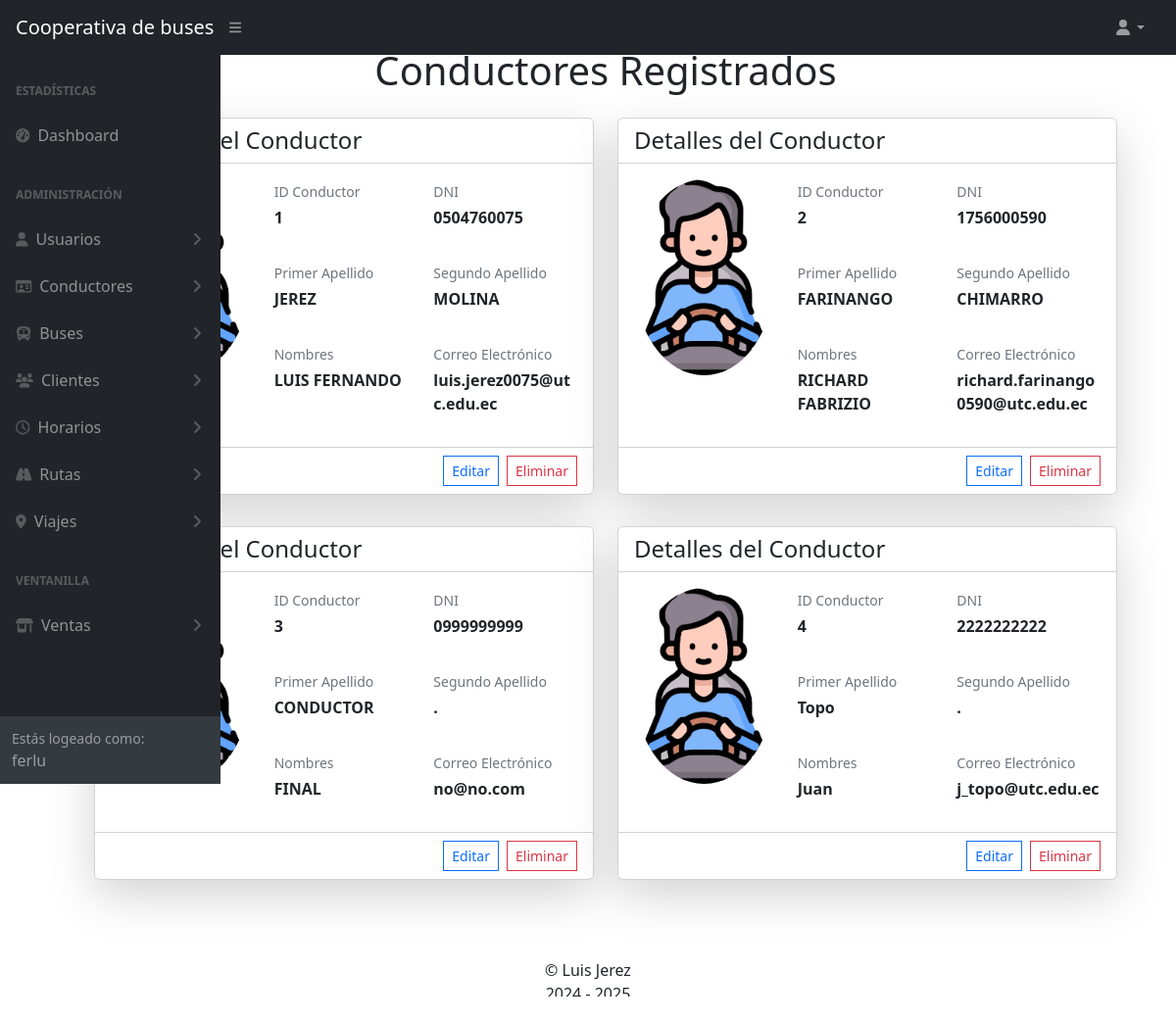
Page /conductores/ (signed in) on the committed database.
### Apps/conductores/models.py (models this page shows, shortened)
class Conductores(models.Model):
    id = models.AutoField(primary_key=True)
    dni = models.CharField(unique=True, max_length=10)
    foto = models.ImageField(upload_to='conductores/', default='conductores/conductor_default.png')
    apellido1 = models.CharField(max_length=150)
    apellido2 = models.CharField(max_length=150)
    nombres = models.CharField(max_length=150)
    email = models.EmailField()
    celular = models.CharField(max_length=10)

### Apps/conductores/views.py (the view)
# urls.py: path('', views.inicio),
@staff_member_required(login_url='/usuarios/login/')
def inicio(request):
    return render(request, 'conductores.html', {'conductores': Conductores.objects.all()})

### Apps/conductores/templates/conductores.html (shortened to what this page needs)
{% extends 'base.html' %}
{% block body %}
<div class="container p-5 ms-5">
    <div class="row justify-content-center text-center">
        <h1>Conductores Registrados</h1>
    </div>
    <div class="row justify-content-center">
        {% for c in conductores %}
        <div class="col-lg-6 mt-3 mb-3">
            <div class="card shadow-lg">
                <div class="card-header bg-white d-flex justify-content-between align-items-center">
                    <h4 class="mb-0">Detalles del Conductor </h4>
                </div>
                <div class="card-body">
                    <div class="row">
                        <div class="col-md-4 text-center mb-4">
                            {% if c.foto %}
                                <img src="{{ c.foto.url }}" alt="Foto de {{ cliente.nombres }}"
                                     class="img-fluid rounded-circle mb-2" style="width: 200px; height: 200px; object-fit: cover;">
                            {% else %}
                                <div class="bg-secondary rounded-circle d-flex align-items-center justify-content-center mx-auto"
                                     style="width: 200px; height: 200px;">
                                    <span class="text-white display-4">{{ c.nombres|first|upper }}{{ c.apellido1|first|upper }}</span>
                                </div>
                            {% endif %}
                        </div>
                        <div class="col-md-8">
                            <div class="row g-3">
                                <div class="col-md-6">
                                    <div class="detail-item">
                                        <label class="text-muted small mb-1">ID Conductor</label>
                                        <p class="mb-3 fw-bold">{{ c.id }}</p>
                                    </div>
                                </div>
                                <div class="col-md-6">
                                    <div class="detail-item">
                                        <label class="text-muted small mb-1">DNI</label>
                                        <p class="mb-3 fw-bold">{{ c.dni }}</p>
                                    </div>
                                </div>
                                <div class="col-md-6">
                                    <div class="detail-item">
                                        <label class="text-muted small mb-1">Primer Apellido</label>
                                        <p class="mb-3 fw-bold">{{ c.apellido1 }}</p>
                                    </div>
                                </div>
                                <div class="col-md-6">
                                    <div class="detail-item">
                                        <label class="text-muted small mb-1">Segundo Apellido</label>
                                        <p class="mb-3 fw-bold">{{ c.apellido2 }}</p>
                                    </div>
                                </div>
                                <div class="col-md-6">
                                    <div class="detail-item">
                                        <label class="text-muted small mb-1">Nombres</label>
                                        <p class="mb-3 fw-bold">{{ c.nombres }}</p>
                                    </div>
                                </div>
                                <div class="col-md-6">
                                    <div class="detail-item">
                                        <label class="text-muted small mb-1">Correo Electrónico</label>
                                        <p class="mb-3 fw-bold">{{ c.email }}</p>
                                    </div>
                                </div>
                            </div>
                        </div>
                    </div>
                </div>
                <div class="card-footer bg-white">
                    <div class="d-flex justify-content-end">
                        <a href="/conductores/administracion/editar/{{c.id}}" class="rounded-0 btn btn-outline-primary btn-sm me-2">
                             Editar
                        </a>
                        <form action="/conductores/administracion/eliminar/{{c.id}}" method="post">
                            <button type="submit" class="rounded-0 btn btn-outline-danger btn-sm" onclick="return confirm('Segundo quieres eliminar el conductor con el DNI: {{c.dni}}')" >
                                 Eliminar
                            </button>
                        </form>
                    </div>
                </div>
            </div>
        </div>
        {% endfor %}
      </div>
</div>
{% endblock %}

### Apps/web/templates/base.html (shortened to what this page needs)
{% load static %}
<!DOCTYPE html>
<html lang="es" data-bs-theme="light">
<head>
    <link rel="stylesheet" href="{% static 'css/styles.css' %}">
    <link rel="stylesheet" href="https://cdnjs.cloudflare.com/ajax/libs/izitoast/1.4.0/css/iziToast.min.css"
 />
    <link href="https://cdn.jsdelivr.net/npm/select2@4.1.0-rc.0/dist/css/select2.min.css" rel="stylesheet" />
    <link rel="stylesheet" href="https://cdn.datatables.net/2.2.1/css/dataTables.bootstrap5.css">
    <link rel="stylesheet" href="https://cdn.datatables.net/buttons/3.2.0/css/buttons.bootstrap5.css">
</head>
<body class="sb-nav-fixed">
    <nav class="sb-topnav navbar navbar-expand navbar-dark bg-dark">
        <a class="navbar-brand ps-3" href="/">Cooperativa de buses</a>
        <button class="btn btn-link btn-sm order-1 order-lg-0 me-4 me-lg-0" id="sidebarToggle" href="#!"><i class="fas fa-bars"></i></button>
        {% if user.is_authenticated %}
        <ul class="navbar-nav ms-auto ms-md-0 me-3 me-lg-4">
            <li class="nav-item dropdown">
                <a class="nav-link dropdown-toggle" id="navbarDropdown" href="#" role="button" data-bs-toggle="dropdown" aria-expanded="false"><i class="fas fa-user fa-fw"></i></a>
            </li>
        </ul>
        {% endif %}
    </nav>
    <div id="layoutSidenav">
        <div id="layoutSidenav_nav">
            <nav class="sb-sidenav accordion sb-sidenav-dark" id="sidenavAccordion">
                <div class="sb-sidenav-menu">
                    <div class="nav">
                        <div class="sb-sidenav-menu-heading">Estadísticas</div>
                        <a class="nav-link" href="/">
                            <div class="sb-nav-link-icon"><i class="fas fa-tachometer-alt"></i></div>
                            Dashboard
                        </a>
                        <div class="sb-sidenav-menu-heading">Administración</div>
                        <a class="nav-link collapsed" href="#" data-bs-toggle="collapse" data-bs-target="#collapseLayouts" aria-expanded="false" aria-controls="collapseLayouts">
                            <div class="sb-nav-link-icon"><i class="fas fa-user"></i></div>
                            Usuarios
                            <div class="sb-sidenav-collapse-arrow"><i class="fas fa-angle-down"></i></div>
                        </a>
                        <a class="nav-link collapsed" href="#" data-bs-toggle="collapse" data-bs-target="#conductores" aria-expanded="false" aria-controls="collapseLayouts">
                            <div class="sb-nav-link-icon"><i class="fa-regular fa-id-card"></i></div>
                            Conductores
                            <div class="sb-sidenav-collapse-arrow"><i class="fas fa-angle-down"></i></div>
                        </a>
                        <a class="nav-link collapsed" href="#" data-bs-toggle="collapse" data-bs-target="#buses" aria-expanded="false" aria-controls="collapseLayouts">
                            <div class="sb-nav-link-icon"><i class="fa-solid fa-bus"></i></div>
                            Buses
                            <div class="sb-sidenav-collapse-arrow"><i class="fas fa-angle-down"></i></div>
                        </a>
                        <a class="nav-link collapsed" href="#" data-bs-toggle="collapse" data-bs-target="#clientes" aria-expanded="false" aria-controls="collapseLayouts">
                            <div class="sb-nav-link-icon"><i class="fa fa-users"></i></div>
                            Clientes
                            <div class="sb-sidenav-collapse-arrow"><i class="fas fa-angle-down"></i></div>
                        </a>
                        <a class="nav-link collapsed" href="#" data-bs-toggle="collapse" data-bs-target="#horarios" aria-expanded="false" aria-controls="collapseLayouts">
                            <div class="sb-nav-link-icon"><i class="fa-regular fa-clock"></i></div>
                            Horarios
                            <div class="sb-sidenav-collapse-arrow"><i class="fas fa-angle-down"></i></div>
                        </a>
                        <a class="nav-link collapsed" href="#" data-bs-toggle="collapse" data-bs-target="#rutas" aria-expanded="false" aria-controls="collapseLayouts">
                            <div class="sb-nav-link-icon"><i class="fa-solid fa-road"></i></div>
                            Rutas
                            <div class="sb-sidenav-collapse-arrow"><i class="fas fa-angle-down"></i></div>
                        </a>
                        <a class="nav-link collapsed" href="#" data-bs-toggle="collapse" data-bs-target="#viajes" aria-expanded="false" aria-controls="collapseLayouts">
                            <div class="sb-nav-link-icon"><i class="fa-solid fa-location-dot"></i></div>
                            Viajes
                            <div class="sb-sidenav-collapse-arrow"><i class="fas fa-angle-down"></i></div>
                        </a>
                        <div class="sb-sidenav-menu-heading">Ventanilla</div>
                        <a class="nav-link collapsed" href="#" data-bs-toggle="collapse" data-bs-target="#ventas" aria-expanded="false" aria-controls="collapseLayouts">
                            <div class="sb-nav-link-icon"><i class="fa-solid fa-shop"></i></div>
                            Ventas
                            <div class="sb-sidenav-collapse-arrow"><i class="fas fa-angle-down"></i></div>
                        </a>
                    </div>
                </div>
                {% if user.is_authenticated %}
                <div class="sb-sidenav-footer">
                    <div class="small">Estás logeado como: </div>
                    {{user}}
                </div>
                {% endif %}
            </nav>
        </div>
    </div>
    <div class="layoutSidenav_content">
        {% block body %}
        {% endblock %}
    </div>
</body>
<footer>
    <div class="row d-flex justify-content-center">
        <div class="col-12 m-3 text-center">
            &copy; Luis Jerez
            <br>
            2024 - 2025
        </div>
    </div>
</footer>
</html>

### rows in the picture
Conductores: id "1", dni "0504760075", apellido1 "JEREZ", apellido2 "MOLINA", nombres "LUIS FERNANDO", email "luis.jerez0075@utc.edu.ec"
Conductores: foto (placeholder picture), id "2", dni "1756000590", apellido1 "FARINANGO", apellido2 "CHIMARRO", nombres "RICHARD FABRIZIO", email "richard.farinango0590@utc.edu.ec"
Conductores: id "3", dni "0999999999", apellido1 "CONDUCTOR", apellido2 ".", nombres "FINAL", email "no@no.com"
Conductores: foto (placeholder picture), id "4", dni "2222222222", apellido1 "Topo", apellido2 ".", nombres "Juan", email "j_topo@utc.edu.ec"

### other values in the picture
{{ user }} "ferlu"
